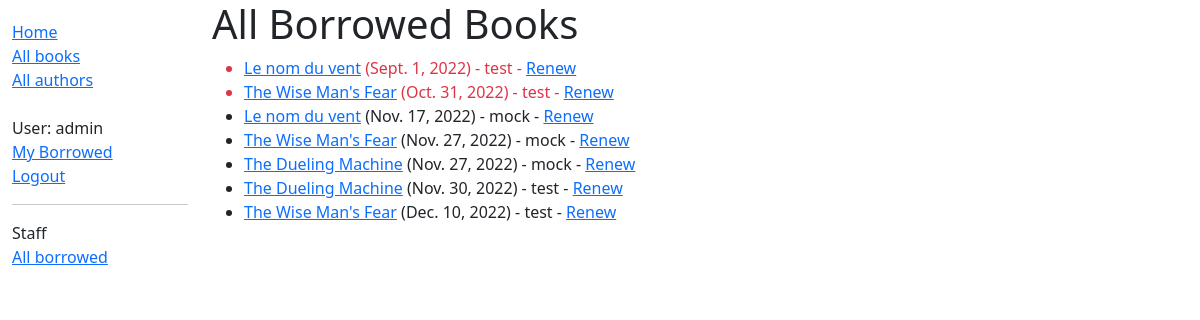
/catalog/borrowed/ (signed in), run on an earlier commit of the app's database.
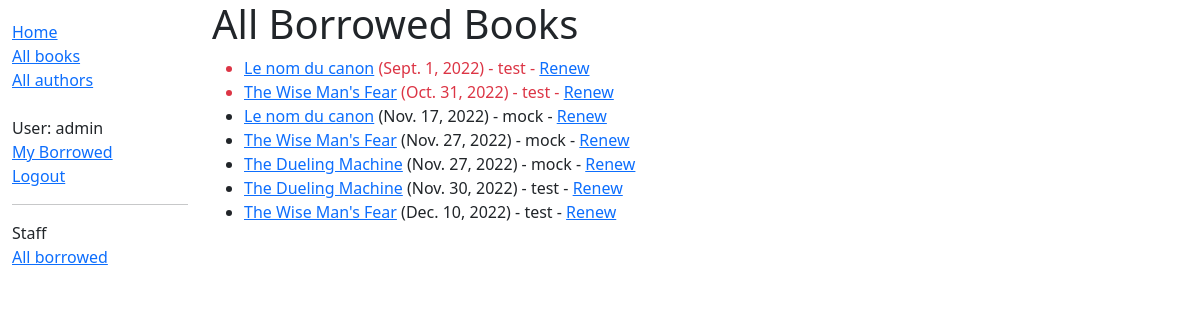
And on a later commit of the database.
### catalog/models.py (models this page shows, shortened)
class BookInstance(models.Model):
    id = models.UUIDField(primary_key=True, default=uuid.uuid4,
                          help_text='Unique ID for this particular book across whole library')
    book = models.ForeignKey(Book, on_delete=models.RESTRICT, null=True)
    imprint = models.CharField(max_length=200)
    due_back = models.DateField(null=True, blank=True)
    borrower = models.ForeignKey(
        User, on_delete=models.SET_NULL, null=True, blank=True)
    LOAN_STATUS = (
        ('m', 'Maintenance'),
        ('o', 'On loan'),
        ('a', 'Available'),
        ('r', 'Reserved'),
    )
    status = models.CharField(max_length=1, choices=LOAN_STATUS,
                              blank=True, default='m', help_text='Book availability')
    class Meta:
        ordering = ['due_back']
        permissions = (("can_mark_returned", "Set book as returned"),)
    @property
    def is_overdue(self):
        return bool(self.due_back and date.today() > self.due_back)

class Book(models.Model):
    title = models.CharField(max_length=200)
    author = models.ForeignKey('Author', on_delete=models.SET_NULL, null=True)
    summary = models.TextField(
        max_length=1000, help_text='Enter a brief description of the book')
    isbn = models.CharField('ISBN', max_length=13, unique=True,
                            help_text='13 Character <a href="https://www.isbn-international.org/content/what-isbn">ISBN number</a>')
    genre = models.ManyToManyField(
        Genre, help_text='Select a genre for this book')
    language = models.ForeignKey(
        Language, on_delete=models.SET_NULL, null=True)
    def display_genre(self):
        """Create a string for the Genre. This is required to display genre in Admin."""
        return ', '.join(genre.name for genre in self.genre.all()[:3])
    display_genre.short_description = 'Genre'

### catalog/views.py (the view)
# urls.py: path('borrowed/', views.LoanedAllBooksListView.as_view(), name='all-borrowed'),
class LoanedAllBooksListView(PermissionRequiredMixin, ListView):
    model = BookInstance
    template_name = 'catalog/bookinstance_list_all_borrowed.html'
    paginate_by = 10
    permission_required = 'catalog.can_mark_returned'
    def get_queryset(self):
        return BookInstance.objects.filter(status__exact='o').order_by('due_back')

### catalog/templates/catalog/bookinstance_list_all_borrowed.html
{% extends "base_generic.html" %}
{% block content %}
    <h1>All Borrowed Books</h1>
    {% if bookinstance_list %}
    <ul>
      {% for bookinst in bookinstance_list %}
      <li class="{% if bookinst.is_overdue %}text-danger{% endif %}">
        <a href="{% url 'book-detail' bookinst.book.pk %}">{{ bookinst.book.title }}</a>
        ({{ bookinst.due_back }}) - {{ bookinst.borrower }} -
        <a href="{% url 'renew-book-librarian' bookinst.id %}">Renew</a>
      </li>
      {% endfor %}
    </ul>
    {% else %}
      <p>There are no books borrowed.</p>
    {% endif %}
{% endblock %}

### catalog/templates/base_generic.html (shortened to what this page needs)
<!DOCTYPE html>
<html lang="en">
  <head>
    <link
      href="https://cdn.jsdelivr.net/npm/bootstrap@5.1.3/dist/css/bootstrap.min.css"
      rel="stylesheet"
    />
    {% load static %}
    <link rel="stylesheet" href="{% static 'css/styles.css' %}" />
  </head>
  <body>
    <div class="container-fluid">
      <div class="row">
        <div class="col-sm-2">
          {% block sidebar %}
          <ul class="sidebar-nav">
            <li><a href="{% url 'index' %}">Home</a></li>
            <li><a href="{% url 'books' %}">All books</a></li>
            <li><a href="{% url 'authors' %}">All authors</a></li>
            <br>
            {% if user.is_authenticated %}
              <li>User: {{ user.get_username }}</li>
              <li><a href="{% url 'my-borrowed' %}">My Borrowed</a></li>
              <li><a href="{% url 'logout'%}?next={{request.path}}">Logout</a></li>
            {% else %}
              <li><a href="{% url 'login'%}?next={{request.path}}">Login</a></li>
            {% endif %}
            {% if perms.catalog.can_mark_returned %}
              <hr>
              <li>Staff</li>
              <li><a href="{% url 'all-borrowed' %}">All borrowed</a></li>
            {% endif %}
          </ul>
          {% endblock %}
        </div>
        <div class="col-sm-10">
          {% block content %}{% endblock %}
        </div>
      </div>
    </div>
  </body>
</html>

### catalog/static/css/styles.css (style rules this page uses)
.sidebar-nav { margin-top: 20px; padding: 0; list-style: none; }

What changed in the data, as far as the page shows it:
changed through a linked row, BookInstance "Sept. 1, 2022": book "Le nom du vent" → "Le nom du canon"
changed through a linked row, BookInstance "Nov. 17, 2022": book "Le nom du vent" → "Le nom du canon"
